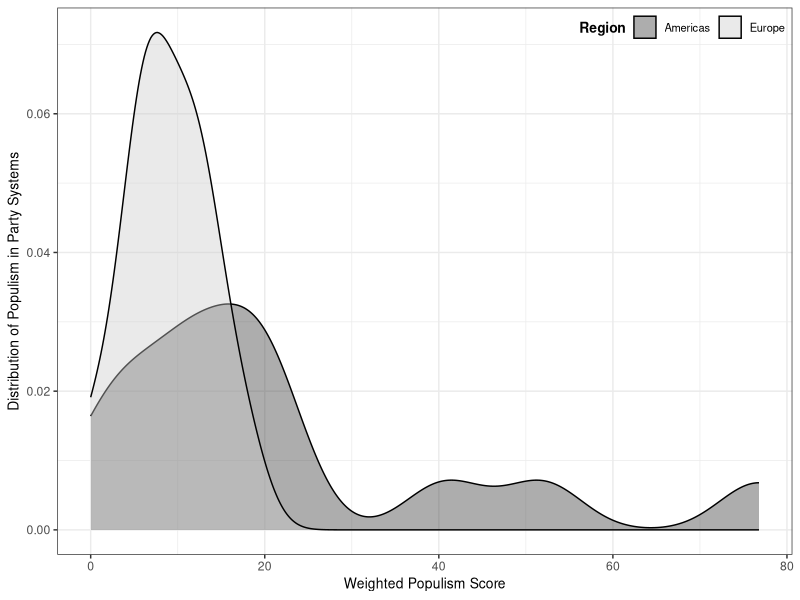
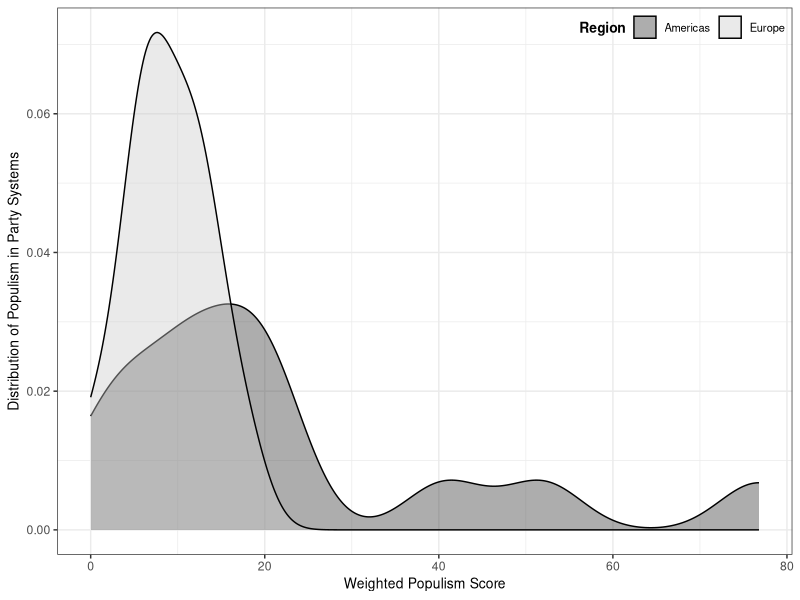

These charts were generated, in order, by the following R code:
#fig 1
#tidyverse 1.20
library(tidyverse)
setwd("C:/Users/Darin/Documents/populism/descriptive/replication")

d1 <- read_csv("panel_v8.csv")

ggplot(d1) +
  geom_density(aes(x = score, fill = region), alpha = 0.4) +
  ylab("Distribution of Populism in Party Systems") +
  xlab("Weighted Populism Score") + 
  guides(fill=guide_legend(title= "Region")) +
  theme_bw() +
  scale_fill_grey() +
  theme(legend.position=c(1,1),legend.justification=c(1,1),
        legend.direction="horizontal",
        legend.box="horizontal",
        legend.box.just = c("top"), 
        legend.background = element_rect(fill=alpha('white', 0.0))) +
  theme(legend.text=element_text(size=8), legend.title=element_text(size=10, face = "bold"),
        axis.title.x = element_text(size = 10),
        axis.title.y = element_text(size = 10))


ggsave("fig1.jpg", width = 5)
